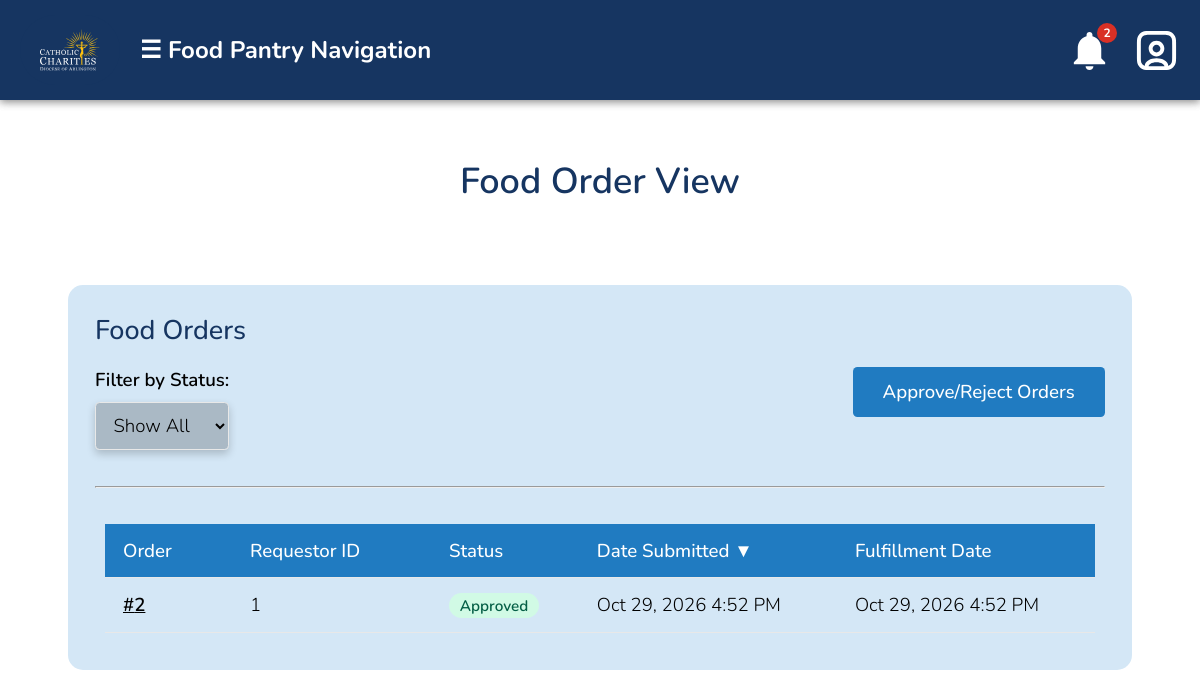
The app's page /viewOrders.php (signed in) with its own data.
### tables this page shows
CREATE TABLE `dbfoodorder` (
  `id` int(11) NOT NULL,
  `requestor_person_id` int(11) NOT NULL,
  `approver_person_id` int(11) DEFAULT NULL,
  `order_status` varchar(20) NOT NULL,
  `submission_date` timestamp NOT NULL DEFAULT current_timestamp(),
  `approval_date` timestamp NULL DEFAULT NULL,
  `fulfillment_date` timestamp NULL DEFAULT NULL,
  `pdf_submission_date` date DEFAULT NULL,
  `pantry_name` varchar(100) DEFAULT NULL,
  `pantry_address` varchar(300) DEFAULT NULL,
  `point_of_contact` varchar(100) DEFAULT NULL,
  `poc_ph_number` varchar(20) DEFAULT NULL,
  `secondary_poc` varchar(100) DEFAULT NULL,
  `secondary_poc_ph_num` varchar(20) DEFAULT NULL,
  `requested_delivery_date` date DEFAULT NULL,
  `requested_delivery_time` time DEFAULT NULL,
  `special_instructions` varchar(300) DEFAULT NULL,
  `non_pd_slp_box_wt` decimal(10,0) DEFAULT NULL,
  `non_pd_produce_wt` decimal(10,0) DEFAULT NULL,
  `non_pd_meat_wt` decimal(10,0) DEFAULT NULL,
  `non_pd_bakery` decimal(10,0) DEFAULT NULL,
  `non_pd_dairy` decimal(10,0) DEFAULT NULL,
  `non_pd_other` decimal(10,0) DEFAULT NULL,
  `pd_meat_wt` decimal(10,0) DEFAULT NULL,
  `pd_dairy_wt` decimal(10,0) DEFAULT NULL,
  `pd_deli_wt` decimal(10,0) DEFAULT NULL,
  `pd_bakery_wt` decimal(10,0) DEFAULT NULL,
  `pd_produce_wt` decimal(10,0) DEFAULT NULL,
  `pd_non_perish_wt` decimal(10,0) DEFAULT NULL,
  `pd_prep_deli_wt` decimal(10,0) DEFAULT NULL
);

### database/dbFoodOrder.php (called while the page is built, shortened)
<?php
include_once(dirname(__FILE__).'/../domain/FoodOrder.php');
include_once(dirname(__FILE__).'/dbNotifications.php');
function getAllFoodOrders() {
    $con = connect();
    $query = "SELECT * FROM dbfoodorder";
    $result = mysqli_query($con, $query);
    $orders = [];
    while ($row = mysqli_fetch_assoc($result)) {
        $orders[] = new FoodOrder(
            (int)$row['id'],
            (int)$row['requestor_person_id'],
            is_null($row['approver_person_id']) ? null : (int)$row['approver_person_id'],
            $row['order_status'],
            $row['submission_date'],
            $row['approval_date'],
            $row['fulfillment_date']
        );
    }
    return $orders;
}

### domain/FoodOrder.php (called while the page is built, shortened)
<?php
class FoodOrder {
    private $id;
    private $requestor_person_id;
    private $order_status;
    private $submission_date;
    private $fulfillment_date;
    function __construct($id, $requestor_person_id, $approver_person_id, $order_status, $submission_date, $approval_date = null, $fulfillment_date = null,
    $pdf_submission_date = null, $pantry_name = null, $pantry_address = null, $point_of_contact = null, $poc_ph_number = null, $secondary_poc = null,
    $secondary_poc_ph_num = null, $requested_delivery_date = null, $requested_delivery_time = null, $special_instructions = null, $non_pd_slp_box_wt = null,
    $non_pd_produce_wt = null, $non_pd_meat_wt = null, $non_pd_bakery = null, $non_pd_dairy = null, $non_pd_other = null, $pd_meat_wt = null, $pd_dairy_wt = null,
    $pd_deli_wt = null, $pd_bakery_wt = null, $pd_produce_wt = null, $pd_non_perish_wt = null, $pd_prep_deli_wt = null) {
        $this->id = $id;
        $this->requestor_person_id = $requestor_person_id;
        $this->order_status = $order_status;
        $this->submission_date = $submission_date;
        $this->fulfillment_date = $fulfillment_date;
    }
    function getId() {
        return $this->id;
    }
    function getRequestorPersonId() {
        return $this->requestor_person_id;
    }
    function getStatus() {
        return $this->order_status;
    }
    function getSubmissionDate() {
        return $this->submission_date;
    }
    function getFulfillmentDate() {
        return $this->fulfillment_date;
    }
}

### viewOrders.php (the view, shortened to what this page needs)
<?php
require_once(__DIR__ . '/database/dbFoodOrder.php');
$orders = getAllFoodOrders();
function orderValue($o, $getter) {
    return $o->$getter();
}
$columns = [
    'id'                  => ['label' => 'Order',            'type' => 'num',    'getter' => 'getId'],
    'requestor_person_id' => ['label' => 'Requestor ID',     'type' => 'num',    'getter' => 'getRequestorPersonId'],
    'approver_person_id'  => ['label' => 'Approver ID',      'type' => 'num',    'getter' => 'getApproverPersonId'],
    'order_status'        => ['label' => 'Status',           'type' => 'status', 'getter' => 'getStatus'],
    'submission_date'     => ['label' => 'Date Submitted',   'type' => 'date',   'getter' => 'getSubmissionDate'],
    'approval_date'       => ['label' => 'Approval Date',    'type' => 'date',   'getter' => 'getApprovalDate'],
    'fulfillment_date'    => ['label' => 'Fulfillment Date', 'type' => 'date',   'getter' => 'getFulfillmentDate'],
];
$visibleColumns = [];
foreach ($columns as $key => $col) {
    foreach ($orders as $o) {
        $val = orderValue($o, $col['getter']);
        if ($val !== null && $val !== '') {
            $visibleColumns[$key] = $col;
            break;
        }
    }
}
function displayCell($type, $val) {
    if ($type === 'date') {
        $t = strtotime($val);
        return $t ? date('M j, Y g:i A', $t) : $val;
    }
    if ($type === 'status') return ucfirst(strtolower($val));
    return $val;
}
function sortCell($type, $val) {
    if ($type === 'date') {
        $t = strtotime($val);
        return $t ? (string)$t : '';
    }
    if ($type === 'status') return strtolower($val);
    return (string)$val;
}
?>
<!DOCTYPE html>
<html>
<head>
    <?php require_once('universal.inc'); ?>
    <link rel="stylesheet" href="css/base.css">
</head>
<pageheader>
    <h1 class="title">Food Order View</h1>
</pageheader>
<body>
    <?php require_once('header.php'); ?>
    <main>
        <div class="report-container">
            <div class="report-section">
                <h2>Food Orders</h2>
                <div class="week-and-filter-section">
                    <div class="form-section">
                        <label for="statusSelect">Filter by Status:</label>
                        <select id="statusSelect">
                            <option value="all">Show All</option>
                        </select>
                    </div>
                    <a class="button" href="reviewOrders.php">Approve/Reject Orders</a>
                </div>
                <hr>
                <br>
                <?php if (empty($orders)): ?>
                    <div class="empty-state">No Orders Available</div>
                <?php else: ?>
                <div class="order-list-section">
                    <table class="report-table" id="orderTable">
                        <thead>
                            <tr>
                                <?php foreach ($visibleColumns as $key => $col): ?>
                                    <th class="sortable" data-sort="<?= $key ?>" data-type="<?= $col['type'] ?>">
                                        <?= htmlspecialchars($col['label']) ?> <span class="arrow"></span>
                                    </th>
                                <?php endforeach; ?>
                            </tr>
                        </thead>
                        <tbody id="orderBody">
                            <?php foreach ($orders as $o):
                                $orderId = (int)orderValue($o, $columns['id']['getter']);
                                $status  = strtolower((string)orderValue($o, $columns['order_status']['getter']));
                                $url     = 'viewOrderDetails.php?id=' . $orderId;
                                $attrs = 'data-status="' . htmlspecialchars($status) . '"';
                                foreach ($visibleColumns as $key => $col) {
                                    $attrs .= ' data-' . $key . '="' . htmlspecialchars(sortCell($col['type'], orderValue($o, $col['getter']))) . '"';
                                }
                            ?>
                            <tr class="order-row" <?= $attrs ?> data-href="<?= htmlspecialchars($url) ?>">
                                <?php foreach ($visibleColumns as $key => $col):
                                    $val  = orderValue($o, $col['getter']);
                                    $text = displayCell($col['type'], $val);
                                ?>
                                    <td>
                                        <?php if ($key === 'id'): ?>
                                            <a href="<?= htmlspecialchars($url) ?>">#<?= htmlspecialchars((string)$text) ?></a>
                                        <?php elseif ($col['type'] === 'status'): ?>
                                            <span class="status-badge <?= htmlspecialchars($status) ?>"><?= htmlspecialchars((string)$text) ?></span>
                                        <?php else: ?>
                                            <?= htmlspecialchars((string)$text) ?>
                                        <?php endif; ?>
                                    </td>
                                <?php endforeach; ?>
                            </tr>
                            <?php endforeach; ?>
                        </tbody>
                    </table>
                </div>
                <?php endif; ?>
            </div>
        </div>
    </main>
</body>
</html>

### css/base.css (style rules this page uses)
html, body, header, main, footer, div, span, p, h1, h2, h3, h4, h5, h6, ul, ol, li, input, select, textarea, form, section, label, table, td, tr, th, form, fieldset, em, button, a { padding: 0; margin: 0; font-size: inherit; font-family: inherit; font-weight: inherit; text-decoration: none; font-style: normal; box-sizing: border-box; text-align: left; list-style-type: none; border-spacing: 0; }
:root { --page-background-color: white; --page-font-color: black; --inactive-font-color: #d0d0d0; --inactive-background-color: rgb(31,31,33); --standout-background: #fafafa; --happy-toast-background-color: #5D7E61; --happy-toast-font-color: rgb(255, 255, 255); --info-toast-background-color: #2f2f2f; --info-toast-font-color: white; --error-toast-background-color: #A66654; --error-toast-font-color: rgb(255, 255, 255); --shadow-and-border-color: #e8e8e8; --main-color: #207BC1; --accent-color: #EABD3C; --secondary-accent-color: #163561; --wv-accent-color: #111111; --wv-accent-foreground: #ffffff; --wv-bg-light: #ffffff; --wv-text-dark: #111111; --wv-muted-text: #6b6b6b; --calendar-event-color: #333333; --calendar-event-color-hover: #000000; --calendar-today-border: 2px solid #000000; --button-font-color: #ffffff; --button-padding: 0.5rem 1.5rem; --button-border-radius: 0.25rem; --standard-border: 1px solid #111111; --light-border: 1px solid #e5e5e5; --text-field-border: 2px solid #d4d4d4; --cancel-button-background-color: #000000; --error-color: #000000; font-size: 18px; font-family: 'Montserrat'; font-weight: 300; font-size: 18px; font-family: 'Montserrat'; font-weight: 300; font-size: 18px; font-family: 'Montserrat'; font-weight: 300; font-size: 18px; font-family: 'Montserrat'; font-weight: 300; }
body { background-color: var(--page-background-color); color: var(--page-font-color); font-family: 'Montserrat'; }
main:not(.login):not(.calendar-view):not(.dashboard) { padding: 1rem; }
input[type=text], input[type=password], input[type=date], input[type=email], input[type=number], input[type=tel], select, textarea, .pseudo-input, .pseudo-input-disabled { border: var(--text-field-border); border-radius: 0; padding: 0.5rem; width: 100%; background-color: var(--page-background-color); margin-bottom: 0.5rem; scroll-margin: 7.5rem; box-shadow: 0px 4px 8px rgba(0,0,0,0.2); color: black; }
input[type=submit], button, .button, a.button-signup { color: var(--button-font-color); background-color: var(--main-color); padding: var(--button-padding); border: 3px solid rgba(255, 255, 255, 0.295); border-radius: var(--button-border-radius); font-weight: 500; width: 94%; transition: background-color .3s; cursor: pointer; text-align: center; }
label { color: var(--secondary-accent-color); font-weight: 600; width: 100%; text-align: left; }
h1 { font-size: 1.5rem; font-weight: 500; margin-bottom: 2rem; background-color: var(#4d98f3); color: var(--secondary-accent-color); width: 100%; text-align: center; padding: 1rem; }
h2 { font-size: 1.5rem; font-weight: 500; }
.button { display: inline-block; }

### records on screen
dbfoodorder: id "2", requestor_person "1", order_status "Approved", submission_date "Oct 29, 2026 4:52 PM", fulfillment_date "Oct 29, 2026 4:52 PM"

### other values on screen
$col['label'] "Order"
$col['label'] "Requestor ID"
$col['label'] "Status"
$col['label'] "Date Submitted"
$col['label'] "Fulfillment Date"
